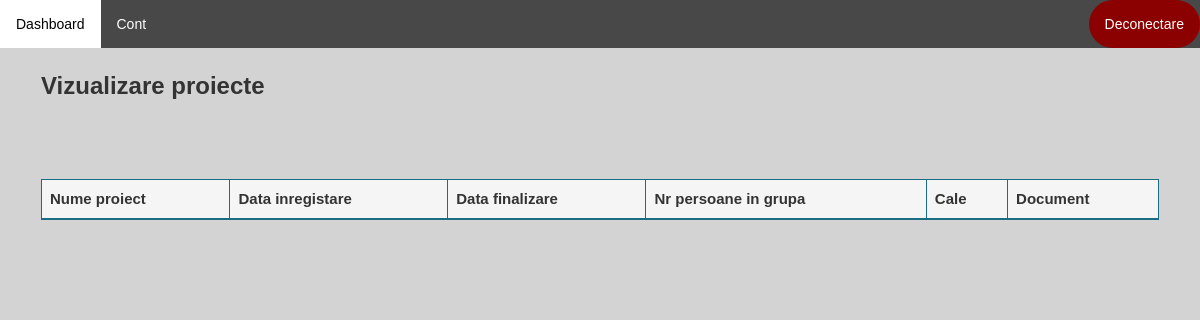
The page /vizualizare-disciplina/10/vizualizare-proiecte/ (signed in) on the database as committed earlier.
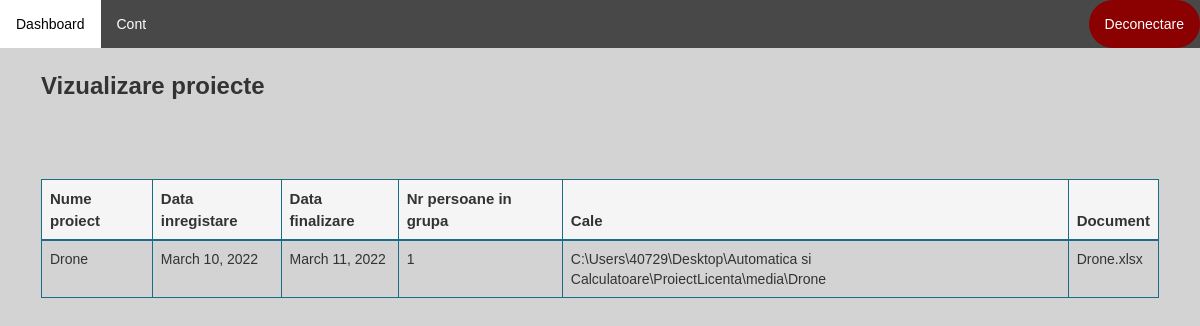
The same page on the database as committed later.
### application/models.py (models this page shows)
class Proiect(models.Model):
    id = models.AutoField(primary_key=True)
    nume = models.CharField(max_length=100)
    data_inregistrare = models.DateField(auto_now_add=True)
    data_finalizare = models.DateField()
    profesor = models.ForeignKey(User, on_delete=models.CASCADE)
    disciplina = models.ForeignKey(Disciplina, on_delete=models.CASCADE, null=True)
    document = models.CharField(max_length=100, null=True)
    nr_persoane = models.IntegerField(null=True)
    cale = models.CharField(max_length=100, default=None)
    distribuire_teme = models.BooleanField()

### application/decorators.py (the view)
        def wrapper_func(request, *args, **kwargs):
            user_groups = list()
            for group in request.user.groups.all():
                user_groups.append(group.name)
            if allowed_roles[0] in user_groups:
                return view_func(request, *args, **kwargs)
            else:
                return redirect('dashboard')

### application/functions.py (called while the page is built)
def get_user_info(request):
    user = request.user
    user_groups = [group.name for group in user.groups.all()]
    if 'admin' in user_groups:
        user_type = 'admin'
    elif 'studenti' in user_groups:
        user_type = 'student'
    elif 'secretariat' in user_groups:
        user_type = 'secretar'
    else:
        user_type = 'profesor'
    out = {'user': user,
           'user_groups': user_groups,
           'user_type': user_type
           }
    return out

def create_context(request=None, extract_user_info=True):
    if extract_user_info and not request:
        raise ValueError("request must be set if extract_user_info is True")
    out = {}
    if extract_user_info:
        out.update(get_user_info(request))
    return out

### application/templates/application/profesor/vizualizare_proiecte.html (shortened to what this page needs)
{% extends 'application/dashboard.html' %}
{% load static %}
{% block article %}
        <h3><b>Vizualizare proiecte</b></h3><br>
        <div class="table-wrapper-scroll-y custom-scrollbar" style="margin-top: 50px">
            <table class="table table-bordered" id="myTable" style="border-color: #1b6d85">
                <thead style="background-color: whitesmoke; border-color: #1b6d85; font-size: 15px">
                <tr  style="border-color: #1b6d85">
                    <th  style="border-color: #1b6d85">Nume proiect</th>
                    <th  style="border-color: #1b6d85">Data inregistare</th>
                    <th  style="border-color: #1b6d85">Data finalizare</th>
                    <th  style="border-color: #1b6d85">Nr persoane in grupa</th>
                    <th  style="border-color: #1b6d85">Cale</th>
                    <th  style="border-color: #1b6d85">Document</th>
                </tr>
                </thead>
                <tbody>
                {% for proiect in proiecte %}
                    {% if proiect.disciplina.id is disciplina.id %}
                    <tr class="tr">
                        <td  style="border-color: #1b6d85">{{ proiect.nume }}</td>
                        <td  style="border-color: #1b6d85">{{ proiect.data_inregistrare }}</td>
                        <td  style="border-color: #1b6d85">{{ proiect.data_finalizare }}</td>
                        <td  style="border-color: #1b6d85">{{ proiect.nr_persoane }}</td>
                        <td  style="border-color: #1b6d85">{{ proiect.cale }}</td>
                        <td  style="border-color: #1b6d85">{{ proiect.document }}</td>
                    </tr>
                    {% endif %}
                {% endfor %}
                </tbody>
            </table>
        </div>
{% endblock %}

Rows that differ between the two databases and show on the page:
added Proiect: nume "Drone", data_inregistrare "March 10, 2022", data_finalizare "March 11, 2022", nr_persoane "1", cale "C:\\Users\\40729\\Desktop\\Automatica si Calculatoare\\ProiectLicenta\\media\\Drone", document "Drone.xlsx"
